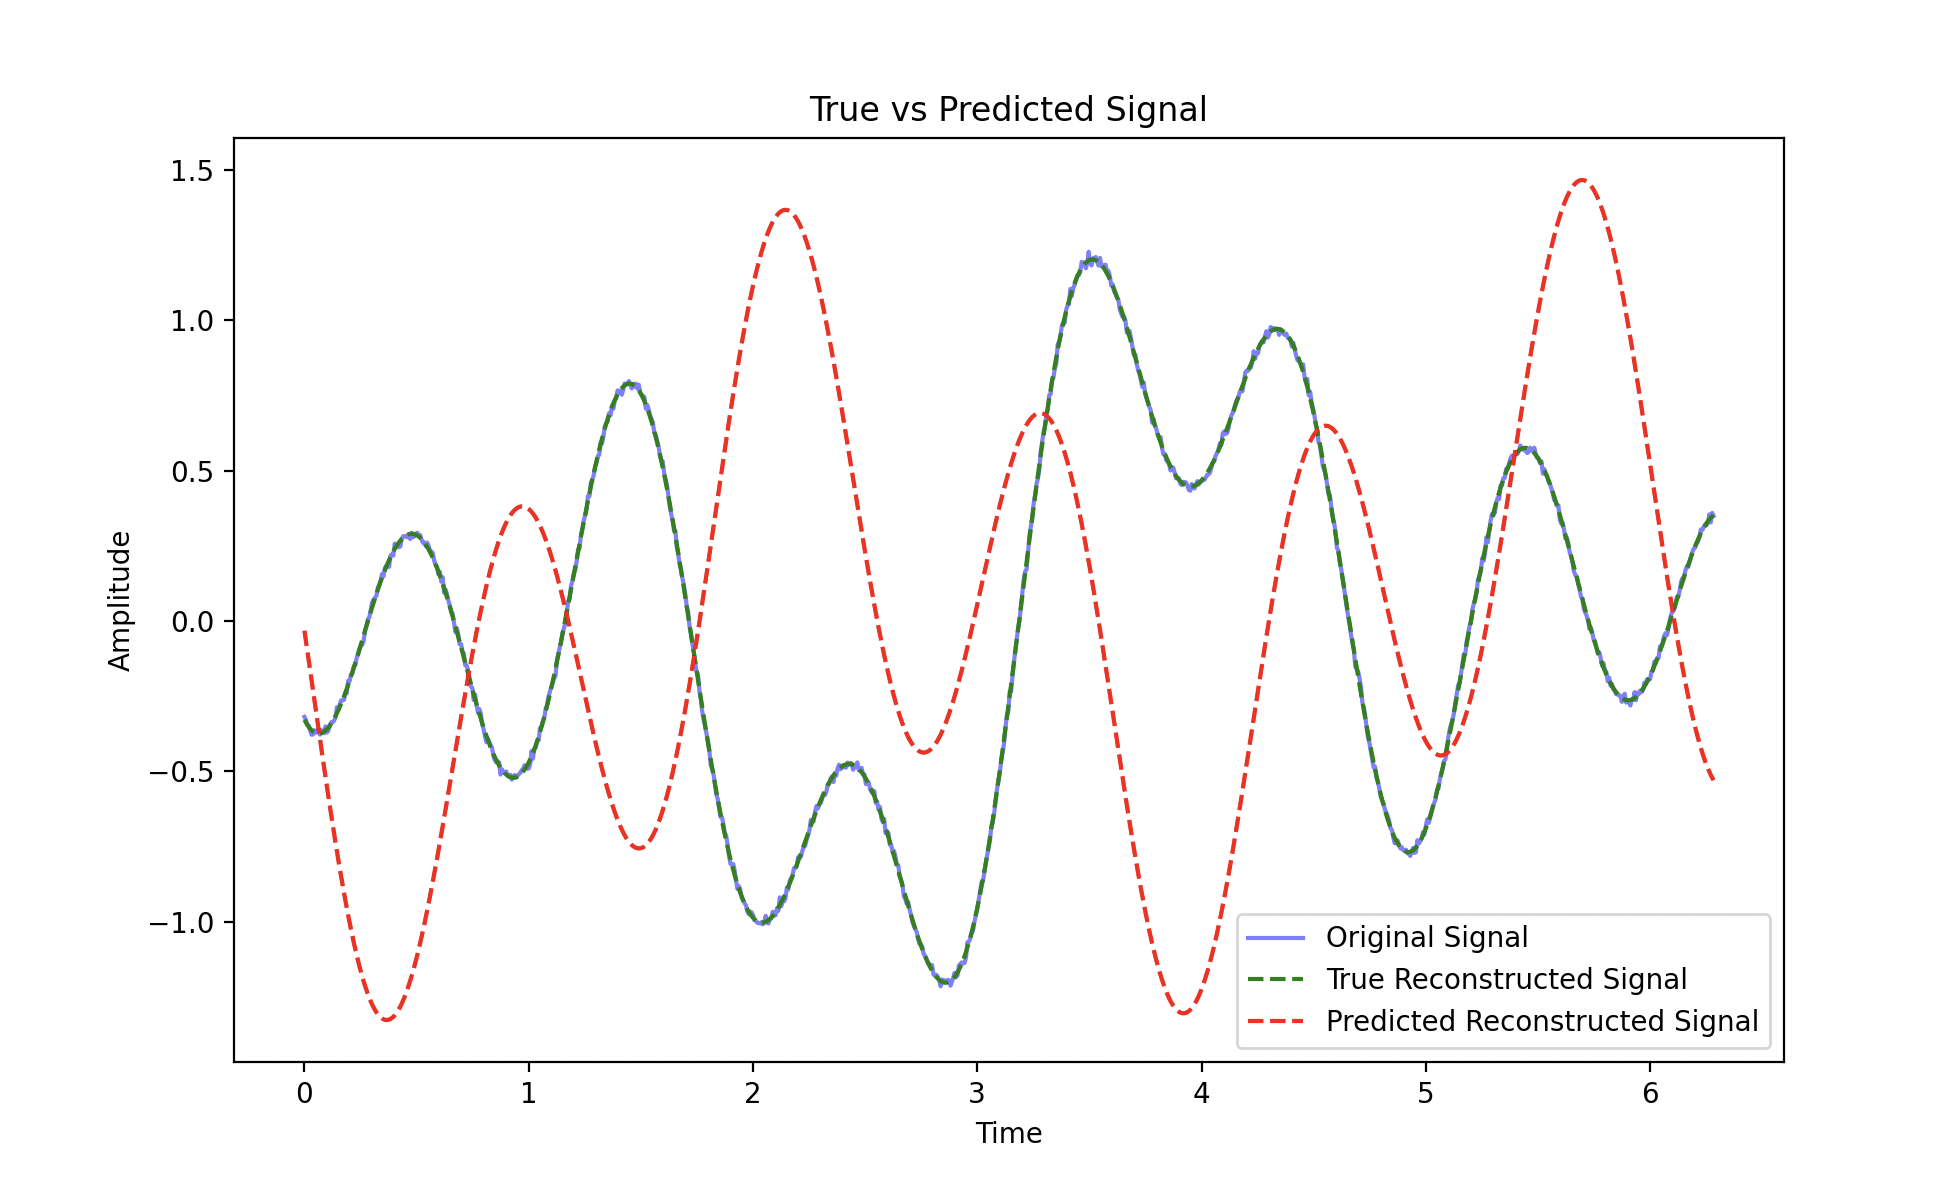

The Python source for this figure:
## ---- Use pytorch to train a Fourier synthetic signal and predict what the Fourier formula is

# To train a model using PyTorch that predicts the Fourier formula for a synthetic signal, you can follow these general steps. The idea is to generate synthetic signals using known Fourier components and then use a neural network to predict the Fourier coefficients (amplitude and frequency). Here's how you can do it:

# ### Steps:
# 1. **Generate Synthetic Signals**: You create signals composed of sine and cosine waves with random frequencies, phases, and amplitudes.
# 2. **Design a Neural Network**: A neural network will be trained to predict the Fourier coefficients (frequencies and amplitudes) from these signals.
# 3. **Loss Function**: The loss function will compare the predicted Fourier coefficients to the actual ones.
# 4. **Training**: Train the network using backpropagation.
# 5. **Evaluate**: Once trained, the network should be able to predict the Fourier formula of unseen signals.

# Here’s a rough outline of the implementation in PyTorch:

# ### 1. Import Libraries
# ```python
import torch
import torch.nn as nn
import torch.optim as optim
import numpy as np
import matplotlib.pyplot as plt
# ```

# ### 2. Generate Synthetic Signal
# Define a function to generate a synthetic signal using a combination of sine and cosine waves:

# ```python
def generate_signal(n_samples, n_components=3, length=1000, noise_level=0.01):
    x = np.linspace(0, 2 * np.pi, length)
    signal = np.zeros((n_samples, length))
    coeffs = []

    for i in range(n_samples):
        signal_i = np.zeros(length)
        c_i = []
        for j in range(n_components):
            amplitude = np.random.uniform(0.5, 1.5)
            frequency = np.random.uniform(1, 10)
            phase = np.random.uniform(0, 2 * np.pi)

            signal_i += amplitude * np.sin(frequency * x + phase)
            c_i.append([amplitude, frequency, phase])

        # Add noise
        signal_i += noise_level * np.random.randn(length)
        signal[i, :] = signal_i
        coeffs.append(c_i)

    return signal, np.array(coeffs)
# ```

# ### 3. Build Neural Network Model
# Create a simple feed-forward neural network that will take the signal as input and predict the Fourier components (amplitude, frequency, phase).

# ```python
class FourierPredictor(nn.Module):
    def __init__(self, input_size, n_components):
        super(FourierPredictor, self).__init__()
        self.fc1 = nn.Linear(input_size, 128)
        self.fc2 = nn.Linear(128, 128)
        self.fc3 = nn.Linear(128, n_components * 3)  # Predicting (amplitude, frequency, phase) for each component

    def forward(self, x):
        x = torch.relu(self.fc1(x))
        x = torch.relu(self.fc2(x))
        x = self.fc3(x)
        return x.reshape(-1, n_components, 3)
# ```

# ### 4. Prepare Data
# Convert the synthetic signal into tensors that can be used for training:

# ```python
n_samples = 1000
n_components = 3
length = 1000

signal, coeffs = generate_signal(n_samples, n_components, length)

X_train = torch.tensor(signal, dtype=torch.float32)
y_train = torch.tensor(coeffs, dtype=torch.float32)
# ```

# ### 5. Training the Model

# ```python
# Initialize the model, loss function, and optimizer
model = FourierPredictor(length, n_components)
criterion = nn.MSELoss()
optimizer = optim.Adam(model.parameters(), lr=0.001)

# Train the model
n_epochs = 3000
losses = []

for epoch in range(n_epochs):
    model.train()
    
    optimizer.zero_grad()
    outputs = model(X_train)
    
    loss = criterion(outputs, y_train)
    loss.backward()
    optimizer.step()
    
    losses.append(loss.item())
    
    if epoch % 100 == 0:
        print(f'Epoch {epoch+1}/{n_epochs}, Loss: {loss.item()}')

torch.save(model.state_dict(), 'fourier_predictor_model.pth')

# Load the model (for future use)
#loaded_model = FourierPredictor(length, n_components)
#loaded_model.load_state_dict(torch.load('fourier_predictor_model.pth'))

# ```

# ### 6. Test the Model
# After training, you can test the model on new signals:

# ```python
model.eval()
with torch.no_grad():
    test_signal, test_coeffs = generate_signal(1, n_components, length)
    test_signal_tensor = torch.tensor(test_signal, dtype=torch.float32)

    predicted_coeffs = model(test_signal_tensor).numpy()
    print("Predicted Fourier Coefficients:", predicted_coeffs)
    print("True Fourier Coefficients:", test_coeffs)

import matplotlib.pyplot as plt

# Plot the loss curve
plt.plot(losses)
plt.xlabel('Epochs')
plt.ylabel('Loss')
plt.title('Training Loss Curve')
plt.show()

####

# Generate a test signal
test_signal, test_coeffs = generate_signal(1, n_components, length)
test_signal_tensor = torch.tensor(test_signal, dtype=torch.float32)

# Get the predicted Fourier coefficients
model.eval()
with torch.no_grad():
    predicted_coeffs = model(test_signal_tensor).numpy()

# Generate signals based on true and predicted Fourier coefficients
def reconstruct_signal(x, coeffs):
    signal = np.zeros_like(x)
    for amplitude, frequency, phase in coeffs[0]:
        signal += amplitude * np.sin(frequency * x + phase)
    return signal

# Create x values for the signal
x = np.linspace(0, 2 * np.pi, length)

# Reconstruct the signals
true_signal = reconstruct_signal(x, test_coeffs)
predicted_signal = reconstruct_signal(x, predicted_coeffs)

# Plot the original, predicted, and true signals
plt.figure(figsize=(10, 6))
plt.plot(x, test_signal[0], label='Original Signal', color='blue', alpha=0.5)
plt.plot(x, true_signal, label='True Reconstructed Signal', color='green', linestyle='--')
plt.plot(x, predicted_signal, label='Predicted Reconstructed Signal', color='red', linestyle='--')
plt.legend()
plt.title('True vs Predicted Signal')
plt.xlabel('Time')
plt.ylabel('Amplitude')
plt.show()

# ```

# ### Explanation:
# - **Synthetic Signal**: The `generate_signal` function creates a signal made up of `n_components` sine and cosine waves, each with a random amplitude, frequency, and phase.
# - **Model**: The `FourierPredictor` neural network is trained to predict the Fourier components (amplitude, frequency, phase) for each signal.
# - **Loss Function**: Mean squared error (MSE) is used to minimize the difference between the predicted Fourier components and the true ones.
#
# ### Improvements:
# - Add a Fourier Transform loss to better align with Fourier theory.
# - Use domain-specific techniques like Wavelet Transform.

## ---- run ---------
# @ python fourier_signal_nn.py
# Epoch 1/1000, Loss: 17.069843292236328
# Epoch 101/1000, Loss: 2.4288902282714844
# Epoch 201/1000, Loss: 1.3743107318878174
# Epoch 301/1000, Loss: 0.5828174352645874
# Epoch 401/1000, Loss: 0.27211812138557434
# Epoch 501/1000, Loss: 0.1505374014377594
# Epoch 601/1000, Loss: 0.09342025965452194
# Epoch 701/1000, Loss: 0.06174096092581749
# Epoch 801/1000, Loss: 0.048137370496988297
# Epoch 901/1000, Loss: 0.03508096560835838
# Predicted Fourier Coefficients: [[[0.8005228  0.6980943  1.700388  ]
#   [0.81624836 7.674576   3.6199138 ]
#   [1.0241491  2.8850017  2.4894443 ]]]
# True Fourier Coefficients: [[[1.04119866 1.20042091 2.03329008]
#   [1.20340509 3.00877003 3.5787495 ]
#   [0.60169878 6.96679984 1.77218115]]]
# 
